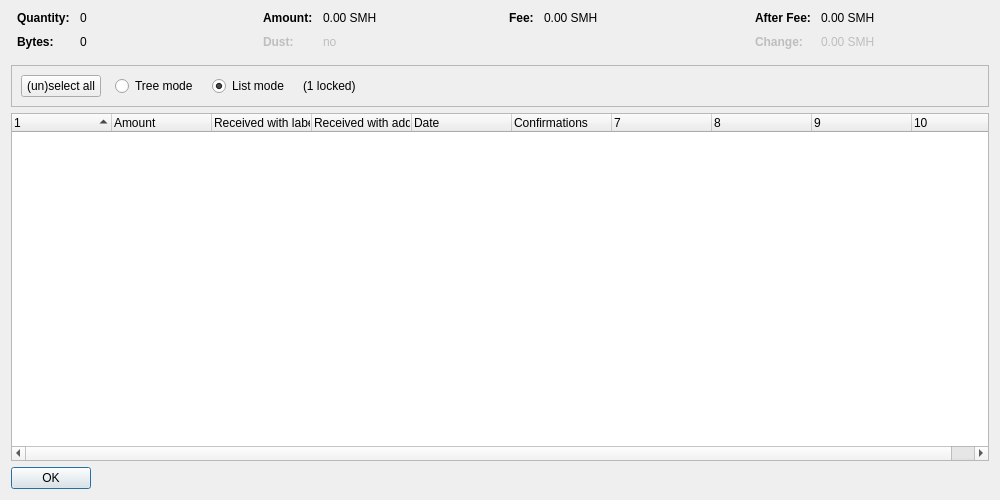
<?xml version="1.0" encoding="UTF-8"?>
<ui version="4.0">
 <class>CoinControlDialog</class>
 <widget class="QDialog" name="CoinControlDialog">
  <property name="geometry">
   <rect>
    <x>0</x>
    <y>0</y>
    <width>1000</width>
    <height>500</height>
   </rect>
  </property>
  <property name="windowTitle">
   <string>Coin Selection</string>
  </property>
  <layout class="QVBoxLayout" name="verticalLayout">
   <item>
    <layout class="QHBoxLayout" name="horizontalLayoutTop" stretch="0,0,0,0">
     <property name="topMargin">
      <number>0</number>
     </property>
     <property name="bottomMargin">
      <number>10</number>
     </property>
     <item>
      <layout class="QFormLayout" name="formLayoutCoinControl1">
       <property name="horizontalSpacing">
        <number>10</number>
       </property>
       <property name="verticalSpacing">
        <number>10</number>
       </property>
       <property name="leftMargin">
        <number>6</number>
       </property>
       <property name="rightMargin">
        <number>6</number>
       </property>
       <item row="0" column="0">
        <widget class="QLabel" name="labelCoinControlQuantityText">
         <property name="font">
          <font>
           <weight>75</weight>
           <bold>true</bold>
          </font>
         </property>
         <property name="text">
          <string>Quantity:</string>
         </property>
        </widget>
       </item>
       <item row="0" column="1">
        <widget class="QLabel" name="labelCoinControlQuantity">
         <property name="cursor">
          <cursorShape>IBeamCursor</cursorShape>
         </property>
         <property name="contextMenuPolicy">
          <enum>Qt::ActionsContextMenu</enum>
         </property>
         <property name="text">
          <string notr="true">0</string>
         </property>
         <property name="textInteractionFlags">
          <set>Qt::LinksAccessibleByMouse|Qt::TextSelectableByKeyboard|Qt::TextSelectableByMouse</set>
         </property>
        </widget>
       </item>
       <item row="1" column="0">
        <widget class="QLabel" name="labelCoinControlBytesText">
         <property name="font">
          <font>
           <weight>75</weight>
           <bold>true</bold>
          </font>
         </property>
         <property name="text">
          <string>Bytes:</string>
         </property>
        </widget>
       </item>
       <item row="1" column="1">
        <widget class="QLabel" name="labelCoinControlBytes">
         <property name="cursor">
          <cursorShape>IBeamCursor</cursorShape>
         </property>
         <property name="contextMenuPolicy">
          <enum>Qt::ActionsContextMenu</enum>
         </property>
         <property name="text">
          <string notr="true">0</string>
         </property>
         <property name="textInteractionFlags">
          <set>Qt::LinksAccessibleByMouse|Qt::TextSelectableByKeyboard|Qt::TextSelectableByMouse</set>
         </property>
        </widget>
       </item>
      </layout>
     </item>
     <item>
      <layout class="QFormLayout" name="formLayoutCoinControl2">
       <property name="horizontalSpacing">
        <number>10</number>
       </property>
       <property name="verticalSpacing">
        <number>10</number>
       </property>
       <property name="leftMargin">
        <number>6</number>
       </property>
       <property name="rightMargin">
        <number>6</number>
       </property>
       <item row="0" column="0">
        <widget class="QLabel" name="labelCoinControlAmountText">
         <property name="font">
          <font>
           <weight>75</weight>
           <bold>true</bold>
          </font>
         </property>
         <property name="text">
          <string>Amount:</string>
         </property>
        </widget>
       </item>
       <item row="0" column="1">
        <widget class="QLabel" name="labelCoinControlAmount">
         <property name="cursor">
          <cursorShape>IBeamCursor</cursorShape>
         </property>
         <property name="contextMenuPolicy">
          <enum>Qt::ActionsContextMenu</enum>
         </property>
         <property name="text">
          <string notr="true">0.00 SMH</string>
         </property>
         <property name="textInteractionFlags">
          <set>Qt::LinksAccessibleByMouse|Qt::TextSelectableByKeyboard|Qt::TextSelectableByMouse</set>
         </property>
        </widget>
       </item>
       <item row="1" column="0">
        <widget class="QLabel" name="labelCoinControlLowOutputText">
         <property name="enabled">
          <bool>false</bool>
         </property>
         <property name="font">
          <font>
           <weight>75</weight>
           <bold>true</bold>
          </font>
         </property>
         <property name="text">
          <string>Dust:</string>
         </property>
        </widget>
       </item>
       <item row="1" column="1">
        <widget class="QLabel" name="labelCoinControlLowOutput">
         <property name="enabled">
          <bool>false</bool>
         </property>
         <property name="cursor">
          <cursorShape>IBeamCursor</cursorShape>
         </property>
         <property name="contextMenuPolicy">
          <enum>Qt::ActionsContextMenu</enum>
         </property>
         <property name="text">
          <string notr="true">no</string>
         </property>
         <property name="textInteractionFlags">
          <set>Qt::LinksAccessibleByMouse|Qt::TextSelectableByKeyboard|Qt::TextSelectableByMouse</set>
         </property>
        </widget>
       </item>
      </layout>
     </item>
     <item>
      <layout class="QFormLayout" name="formLayoutCoinControl3">
       <property name="horizontalSpacing">
        <number>10</number>
       </property>
       <property name="verticalSpacing">
        <number>10</number>
       </property>
       <property name="leftMargin">
        <number>6</number>
       </property>
       <property name="rightMargin">
        <number>6</number>
       </property>
       <item row="0" column="0">
        <widget class="QLabel" name="labelCoinControlFeeText">
         <property name="font">
          <font>
           <weight>75</weight>
           <bold>true</bold>
          </font>
         </property>
         <property name="text">
          <string>Fee:</string>
         </property>
        </widget>
       </item>
       <item row="0" column="1">
        <widget class="QLabel" name="labelCoinControlFee">
         <property name="cursor">
          <cursorShape>IBeamCursor</cursorShape>
         </property>
         <property name="contextMenuPolicy">
          <enum>Qt::ActionsContextMenu</enum>
         </property>
         <property name="text">
          <string notr="true">0.00 SMH</string>
         </property>
         <property name="textInteractionFlags">
          <set>Qt::LinksAccessibleByMouse|Qt::TextSelectableByKeyboard|Qt::TextSelectableByMouse</set>
         </property>
        </widget>
       </item>
      </layout>
     </item>
     <item>
      <layout class="QFormLayout" name="formLayoutCoinControl4">
       <property name="horizontalSpacing">
        <number>10</number>
       </property>
       <property name="verticalSpacing">
        <number>10</number>
       </property>
       <property name="leftMargin">
        <number>6</number>
       </property>
       <property name="rightMargin">
        <number>6</number>
       </property>
       <item row="0" column="0">
        <widget class="QLabel" name="labelCoinControlAfterFeeText">
         <property name="font">
          <font>
           <weight>75</weight>
           <bold>true</bold>
          </font>
         </property>
         <property name="text">
          <string>After Fee:</string>
         </property>
        </widget>
       </item>
       <item row="0" column="1">
        <widget class="QLabel" name="labelCoinControlAfterFee">
         <property name="cursor">
          <cursorShape>IBeamCursor</cursorShape>
         </property>
         <property name="contextMenuPolicy">
          <enum>Qt::ActionsContextMenu</enum>
         </property>
         <property name="text">
          <string notr="true">0.00 SMH</string>
         </property>
         <property name="textInteractionFlags">
          <set>Qt::LinksAccessibleByMouse|Qt::TextSelectableByKeyboard|Qt::TextSelectableByMouse</set>
         </property>
        </widget>
       </item>
       <item row="1" column="0">
        <widget class="QLabel" name="labelCoinControlChangeText">
         <property name="enabled">
          <bool>false</bool>
         </property>
         <property name="font">
          <font>
           <weight>75</weight>
           <bold>true</bold>
          </font>
         </property>
         <property name="text">
          <string>Change:</string>
         </property>
        </widget>
       </item>
       <item row="1" column="1">
        <widget class="QLabel" name="labelCoinControlChange">
         <property name="enabled">
          <bool>false</bool>
         </property>
         <property name="cursor">
          <cursorShape>IBeamCursor</cursorShape>
         </property>
         <property name="contextMenuPolicy">
          <enum>Qt::ActionsContextMenu</enum>
         </property>
         <property name="text">
          <string notr="true">0.00 SMH</string>
         </property>
         <property name="textInteractionFlags">
          <set>Qt::LinksAccessibleByMouse|Qt::TextSelectableByKeyboard|Qt::TextSelectableByMouse</set>
         </property>
        </widget>
       </item>
      </layout>
     </item>
    </layout>
   </item>
   <item>
    <widget class="QFrame" name="frame">
     <property name="minimumSize">
      <size>
       <width>0</width>
       <height>40</height>
      </size>
     </property>
     <property name="frameShape">
      <enum>QFrame::StyledPanel</enum>
     </property>
     <property name="frameShadow">
      <enum>QFrame::Sunken</enum>
     </property>
     <layout class="QHBoxLayout" name="horizontalLayout">
      <item>
       <layout class="QHBoxLayout" name="horizontalLayoutPanel" stretch="0,0,0,0,0">
        <property name="spacing">
         <number>14</number>
        </property>
        <item>
         <widget class="QPushButton" name="pushButtonSelectAll">
          <property name="sizePolicy">
           <sizepolicy hsizetype="Maximum" vsizetype="Fixed">
            <horstretch>0</horstretch>
            <verstretch>0</verstretch>
           </sizepolicy>
          </property>
          <property name="text">
           <string>(un)select all</string>
          </property>
          <property name="autoDefault">
           <bool>false</bool>
          </property>
         </widget>
        </item>
        <item>
         <widget class="QRadioButton" name="radioTreeMode">
          <property name="sizePolicy">
           <sizepolicy hsizetype="Maximum" vsizetype="Fixed">
            <horstretch>0</horstretch>
            <verstretch>0</verstretch>
           </sizepolicy>
          </property>
          <property name="text">
           <string>Tree mode</string>
          </property>
         </widget>
        </item>
        <item>
         <widget class="QRadioButton" name="radioListMode">
          <property name="sizePolicy">
           <sizepolicy hsizetype="Maximum" vsizetype="Fixed">
            <horstretch>0</horstretch>
            <verstretch>0</verstretch>
           </sizepolicy>
          </property>
          <property name="text">
           <string>List mode</string>
          </property>
          <property name="checked">
           <bool>true</bool>
          </property>
         </widget>
        </item>
        <item>
         <widget class="QLabel" name="labelLocked">
          <property name="text">
           <string notr="true">(1 locked)</string>
          </property>
         </widget>
        </item>
        <item>
         <spacer name="horizontalSpacer">
          <property name="orientation">
           <enum>Qt::Horizontal</enum>
          </property>
          <property name="sizeHint" stdset="0">
           <size>
            <width>40</width>
            <height>20</height>
           </size>
          </property>
         </spacer>
        </item>
       </layout>
      </item>
     </layout>
    </widget>
   </item>
   <item>
    <widget class="CoinControlTreeWidget" name="treeWidget">
     <property name="contextMenuPolicy">
      <enum>Qt::CustomContextMenu</enum>
     </property>
     <property name="sortingEnabled">
      <bool>false</bool>
     </property>
     <property name="columnCount">
      <number>10</number>
     </property>
     <attribute name="headerShowSortIndicator" stdset="0">
      <bool>true</bool>
     </attribute>
     <attribute name="headerStretchLastSection">
      <bool>false</bool>
     </attribute>
     <column>
      <property name="text">
       <string/>
      </property>
     </column>
     <column>
      <property name="text">
       <string>Amount</string>
      </property>
     </column>
     <column>
      <property name="text">
       <string>Received with label</string>
      </property>
     </column>
     <column>
      <property name="text">
       <string>Received with address</string>
      </property>
     </column>
     <column>
      <property name="text">
       <string>Date</string>
      </property>
     </column>
     <column>
      <property name="text">
       <string>Confirmations</string>
      </property>
      <property name="toolTip">
       <string>Confirmed</string>
      </property>
     </column>
     <column>
      <property name="text">
       <string/>
      </property>
     </column>
     <column>
      <property name="text">
       <string/>
      </property>
     </column>
     <column>
      <property name="text">
       <string/>
      </property>
     </column>
     <column>
      <property name="text">
       <string/>
      </property>
     </column>
    </widget>
   </item>
   <item>
    <widget class="QDialogButtonBox" name="buttonBox">
     <property name="sizePolicy">
      <sizepolicy hsizetype="Maximum" vsizetype="Fixed">
       <horstretch>0</horstretch>
       <verstretch>0</verstretch>
      </sizepolicy>
     </property>
     <property name="orientation">
      <enum>Qt::Horizontal</enum>
     </property>
     <property name="standardButtons">
      <set>QDialogButtonBox::Ok</set>
     </property>
    </widget>
   </item>
  </layout>
 </widget>
 <customwidgets>
  <customwidget>
   <class>CoinControlTreeWidget</class>
   <extends>QTreeWidget</extends>
   <header>coincontroltreewidget.h</header>
  </customwidget>
 </customwidgets>
 <resources/>
 <connections/>
</ui>
